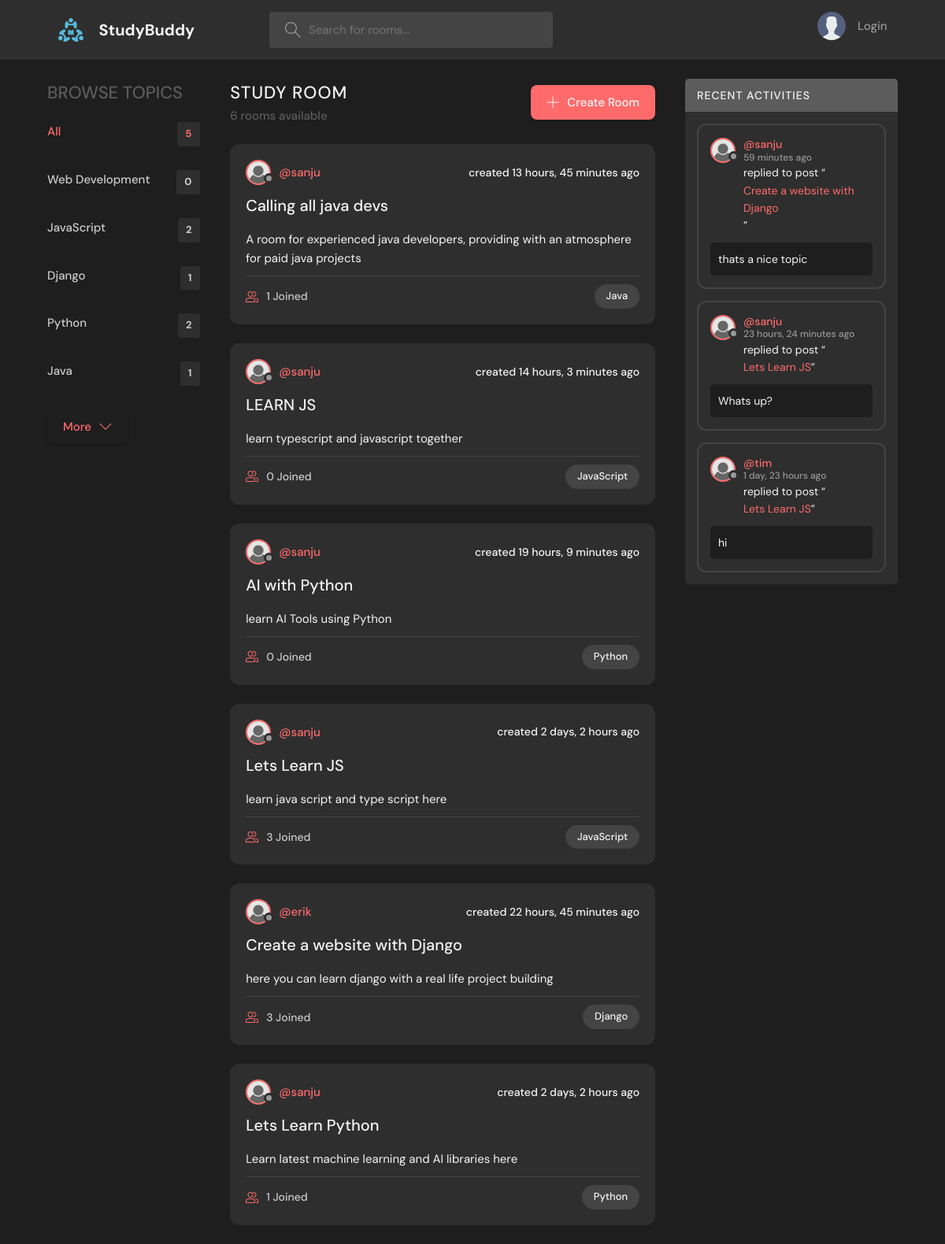
The page / on the database its author committed.
### base/models.py (models this page shows, shortened)
class Topic(models.Model):
    name = models.CharField(max_length=50)
    def __str__(self):
        return self.name

class Room(models.Model):
    host = models.ForeignKey(User,on_delete = models.SET_NULL, null = True)
    topic = models.ForeignKey(Topic,on_delete = models.SET_NULL , null = True)
    name = models.CharField(max_length=200)
    description = models.TextField(null = True, blank = True)
    participants = models.ManyToManyField(User, related_name = 'participants',blank =True)
    updated = models.DateTimeField(auto_now = True)
    created = models.DateTimeField(auto_now_add = True)
    class Meta:
        ordering = ['-updated','-created']

class Message(models.Model):
    user = models.ForeignKey(User, on_delete=models.CASCADE)
    room = models.ForeignKey(Room, on_delete=models.CASCADE)
    body = models.TextField()
    updated = models.DateTimeField(auto_now=True)
    created = models.DateTimeField(auto_now_add = True)
    class Meta:
        ordering = ['-updated', '-created']

### base/views.py (the view)
# urls.py: path('',views.home,name='home'),
def home(request):
    q = request.GET.get('q') if request.GET.get('q') != None else ''
    rooms = Room.objects.filter(
        Q(topic__name__icontains=q) |
        Q(name__icontains = q) |
        Q(description__icontains = q) |
        Q(host__username__icontains = q)
    )
    topics = Topic.objects.all()
    room_count =  rooms.count()
    room_messages = Message.objects.filter(
        Q(room__topic__name__icontains = q) |
        Q(user__username__icontains = q)
    )
    context = {'rooms': rooms, 'topics': topics,
               'room_messages' : room_messages,"room_count" : room_count}
    return render(request,'base/home.html',context)

### base/templates/base/home.html (shortened to what this page needs)
{%extends 'main.html'%}
{%block content%}
<main class="layout layout--3">
  <div class="container">
    {% include 'base/topics_component.html'%}
    <div class="roomList">
      <div class="roomList__header">
        <div>
          <h2>Study Room</h2>
          <p>{{room_count}} rooms available</p>
        </div>
        <a class="btn btn--main" href="{%url 'create-room'  %}">
          <svg version="1.1" xmlns="http://www.w3.org/2000/svg" width="32" height="32" viewBox="0 0 32 32">
            <title>add</title>
            <path
              d="M16.943 0.943h-1.885v14.115h-14.115v1.885h14.115v14.115h1.885v-14.115h14.115v-1.885h-14.115v-14.115z">
            </path>
          </svg>
          Create Room
        </a>
      </div>
      {%include 'base/feed_component.html'%}
    </div>
    {%include 'base/activity_component.html'%}
  </div>
</main>
{%endblock content%}

### base/templates/base/topics_component.html
<div class="topics">
    <div class="topics__header">
        <h2>Browse Topics</h2>
    </div>
    <ul class="topics__list">
        <li>
            <a href="{%url 'home'%}" class="active">All <span>{{topics.count}}</span></a>
        </li>
        {% for topic in topics%}
        <li>
            <a href="{%url 'home'%}?q={{topic.name}}">{{topic.name}} <span>{{topic.room_set.all.count}}</span></a>
        </li>
        {% endfor %}
    </ul>
    <a class="btn btn--link" href="topics.html">
        More
        <svg version="1.1" xmlns="http://www.w3.org/2000/svg" width="32" height="32" viewBox="0 0 32 32">
            <title>chevron-down</title>
            <path d="M16 21l-13-13h-3l16 16 16-16h-3l-13 13z"></path>
        </svg>
    </a>
</div>

### base/templates/base/feed_component.html (shortened to what this page needs)
{%load static %}
{%for room in rooms%}
<div class="roomListRoom">
    <div class="roomListRoom__header">
        <a href="{%url 'user-profile' room.host.id %}" class="roomListRoom__author">
            <div class="avatar avatar--small">
                <img src="{%static 'images/profile.png'%}" />
            </div>
            <span>@{{room.host.username}}</span>
        </a>
        <div class="roomListRoom__actions">
            <span>created {{room.created | timesince}} ago</span>
        </div>
    </div>
    <div class="roomListRoom__content">
        <a href="{% url 'room' room.id %}">{{room.name}}</a>
        <p>
            {{room.description}}
        </p>
    </div>
    <div class="roomListRoom__meta">
        <a href="{% url 'room' room.id %}" class="roomListRoom__joined">
            {{room.participants.all.count}} Joined
        </a>
        <p class="roomListRoom__topic">{{room.topic}}</p>
    </div>
</div>
{% endfor %}

### base/templates/base/activity_component.html (shortened to what this page needs)
{%load static%}
<div class="activities">
    <div class="activities__header">
        <h2>Recent Activities</h2>
    </div>
    {%for message in room_messages%}
    <div class="activities__box">
        <div class="activities__boxHeader roomListRoom__header">
            <a href="{% url 'user-profile' message.user.id%}" class="roomListRoom__author">
                <div class="avatar avatar--small">
                    <img src="{%static 'images/profile.png'%}" />
                </div>
                <p>
                    @{{message.user.username}}
                    <span>{{message.created | timesince}} ago</span>
                </p>
            </a>
        </div>
        <div class="activities__boxContent">
            <p>replied to post “<a href="{%url 'room' message.room.id %}">{{message.room.name}}</a>”</p>
            <div class="activities__boxRoomContent">
                {{message.body}}
            </div>
        </div>
    </div>
    {%endfor%}
</div>

### rows shown on the page
Topic: name "Web Development", room_set.all.count "0"
Topic: name "JavaScript", room_set.all.count "2"
Topic: name "Django", room_set.all.count "1"
Topic: name "Python", room_set.all.count "2"
Topic: name "Java", room_set.all.count "1"
Room: host.username "sanju", created "13 hours, 45 minutes", name "Calling all java devs", description "A room for experienced java developers, providing with an atmosphere for paid java projects", participants.all.count "1", topic "Java"
Room: host.username "sanju", created "14 hours, 3 minutes", name "LEARN JS", description "learn typescript and javascript together", participants.all.count "0", topic "JavaScript"
Room: host.username "sanju", created "19 hours, 9 minutes", name "AI with Python", description "learn AI Tools using Python", participants.all.count "0", topic "Python"
Room: host.username "sanju", created "2 days, 2 hours", name "Lets Learn JS", description "learn java script and type script here", participants.all.count "3", topic "JavaScript"
Room: host.username "erik", created "22 hours, 45 minutes", name "Create a website with Django", description "here you can learn django with a real life project building", participants.all.count "3", topic "Django"
Room: host.username "sanju", created "2 days, 2 hours", name "Lets Learn Python", description "Learn latest machine learning and AI libraries here", participants.all.count "1", topic "Python"
Message: user.username "sanju", created "59 minutes", room.name "Create a website with Django", body "thats a nice topic"
Message: user.username "sanju", created "23 hours, 24 minutes", room.name "Lets Learn JS", body "Whats up?"
Message: user.username "tim", created "1 day, 23 hours", room.name "Lets Learn JS", body "hi"

### other values the page prints
{{ topics.count }} "5"
{{ room_count }} "6"
